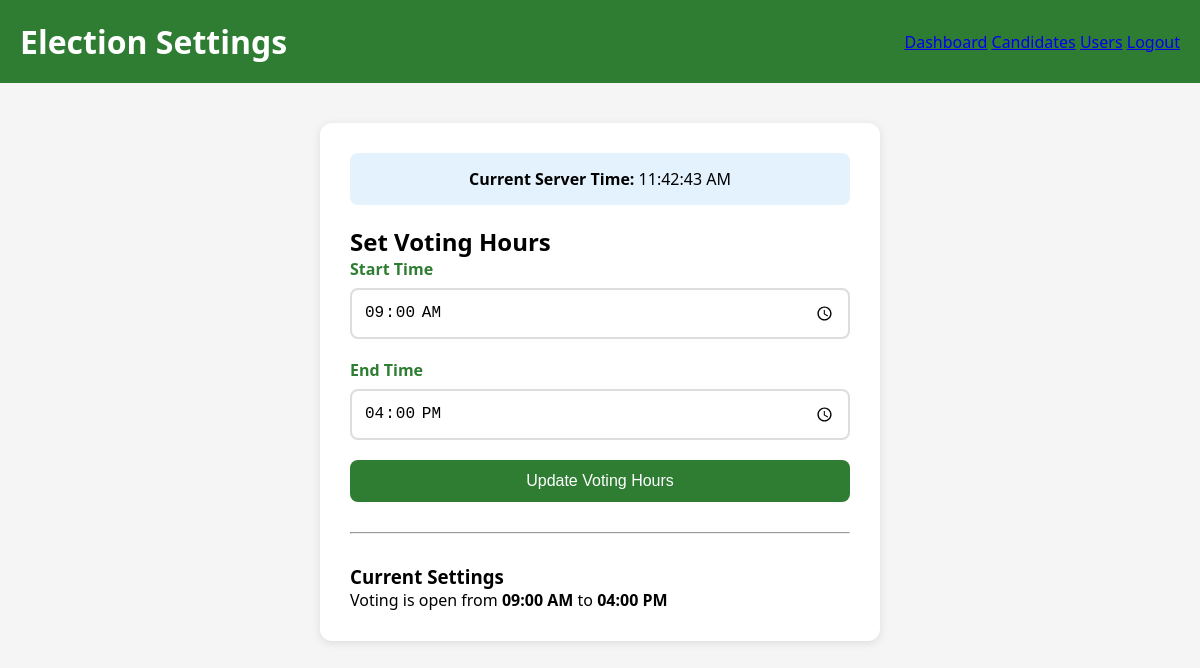
The app's page /index.php?page=admin&action=settings (signed in) with its own data.
### tables this page shows
CREATE TABLE election_settings (
    id INT PRIMARY KEY AUTO_INCREMENT,
    start_time TIME NOT NULL,
    end_time TIME NOT NULL,
    is_active BOOLEAN DEFAULT TRUE,
    updated_at TIMESTAMP DEFAULT CURRENT_TIMESTAMP ON UPDATE CURRENT_TIMESTAMP
);

### controller.php (called while the page is built)
<?php
class Controller {
    public function view($view, $data = []) {
        extract($data);
        require_once "views/" . $view . ".php";
    }
}
?>

### admincontroller.php (called while the page is built, shortened)
<?php
class AdminController extends Controller {
    public function settings() {
        $settings = ElectionSettings::getCurrent();
        $this->view('admin/settings', ['settings' => $settings]);
    }
}
?>

### electionsettings.php (called while the page is built, shortened)
<?php
class ElectionSettings extends Model {
    public static function getCurrent() {
        $db = Database::getInstance()->getConnection();
        $stmt = $db->query("SELECT * FROM election_settings WHERE is_active = TRUE ORDER BY id DESC LIMIT 1");
        return $stmt->fetch(PDO::FETCH_ASSOC);
    }
}
?>

### settings.php (the view, shortened to what this page needs)
<!DOCTYPE html>
<html lang="en">
<head>
</head>
<body>
    <div class="header">
        <div class="header-content">
            <h1>Election Settings</h1>
            <div>
                <a href="index.php?page=dashboard">Dashboard</a>
                <a href="index.php?page=admin&action=manage_candidates">Candidates</a>
                <a href="index.php?page=admin&action=manage_users">Users</a>
                <a href="index.php?page=logout">Logout</a>
            </div>
        </div>
    </div>
    <div class="container">
        <div class="card">
            <div class="current-time">
                <strong>Current Server Time:</strong> <?php echo date('h:i:s A'); ?>
            </div>
            <h2>Set Voting Hours</h2>
            <form method="POST" action="index.php?page=admin&action=settings">
                <div class="form-group">
                    <label>Start Time</label>
                    <input type="time" name="start_time" value="<?php echo $settings['start_time']; ?>" required>
                </div>
                <div class="form-group">
                    <label>End Time</label>
                    <input type="time" name="end_time" value="<?php echo $settings['end_time']; ?>" required>
                </div>
                <button type="submit" class="btn">Update Voting Hours</button>
            </form>
            <hr style="margin: 30px 0;">
            <h3>Current Settings</h3>
            <p>Voting is open from <strong><?php echo date('h:i A', strtotime($settings['start_time'])); ?></strong>
               to <strong><?php echo date('h:i A', strtotime($settings['end_time'])); ?></strong></p>
        </div>
    </div>
</body>
</html>

### settings.php (style rules this page uses)
* { margin: 0; padding: 0; box-sizing: border-box; }
body { font-family: 'Segoe UI', Tahoma, Geneva, Verdana, sans-serif; background: #f5f5f5; }
.header { background: #2e7d32; color: white; padding: 20px; }
.header-content { max-width: 1200px; margin: 0 auto; display: flex; justify-content: space-between; align-items: center; }
.container { max-width: 600px; margin: 40px auto; padding: 0 20px; }
.card { background: white; border-radius: 12px; padding: 30px; box-shadow: 0 2px 10px rgba(0,0,0,0.1); }
.form-group { margin-bottom: 20px; }
label { display: block; margin-bottom: 8px; font-weight: bold; color: #2e7d32; }
input { width: 100%; padding: 12px; border: 2px solid #ddd; border-radius: 8px; font-size: 16px; }
.btn { background: #2e7d32; color: white; padding: 12px 24px; border: none; border-radius: 8px; cursor: pointer; width: 100%; font-size: 16px; }
.current-time { background: #e3f2fd; padding: 15px; border-radius: 8px; margin-bottom: 20px; text-align: center; }

### records on screen
election_settings: start_time "09:00:00", end_time "16:00:00", start_time "09:00 AM", end_time "04:00 PM"
